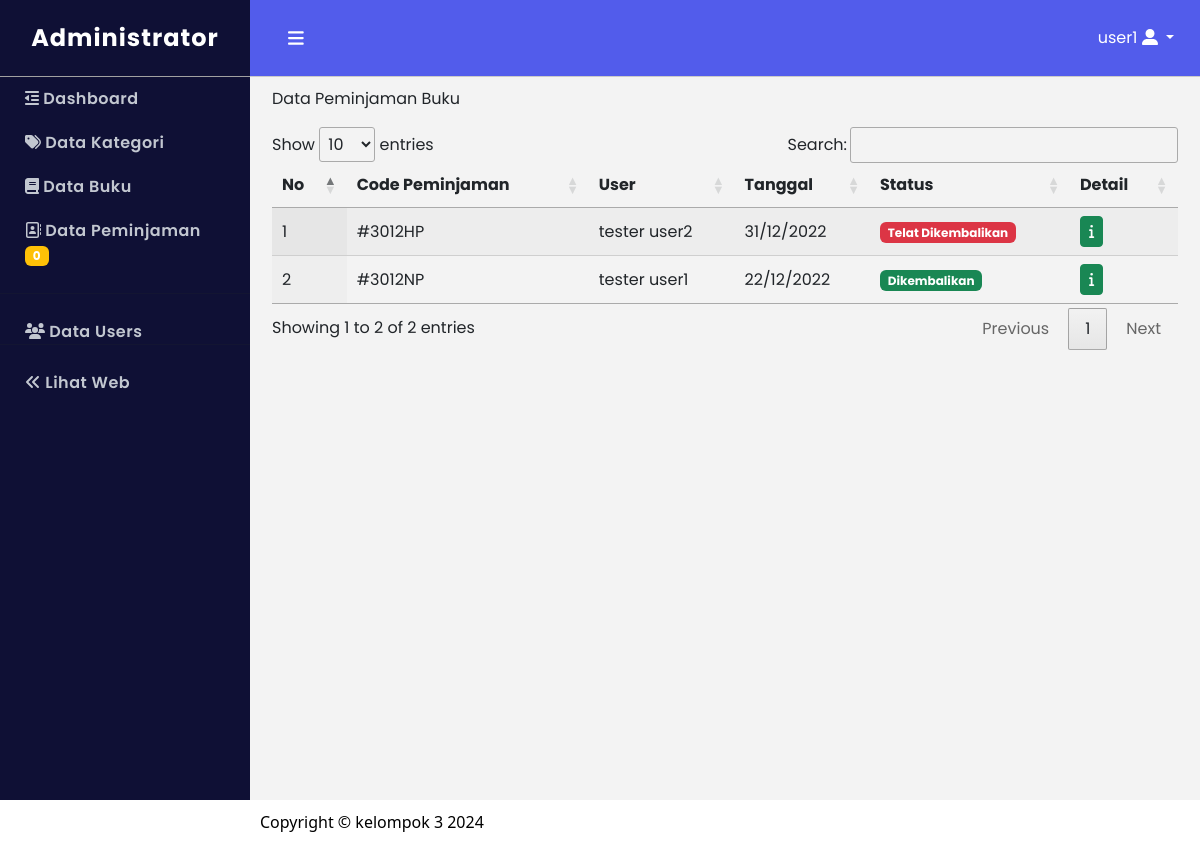
The page /admin/index.php?page=buku-dipinjam (signed in) on the database its author committed.
### tables this page shows
CREATE TABLE `tb_peminjaman` (
  `id_peminjaman` int(11) NOT NULL,
  `code_peminjaman` varchar(255) DEFAULT NULL,
  `user_id` int(11) DEFAULT NULL,
  `tgl_peminjaman` date DEFAULT NULL,
  `tgl_sampai` date DEFAULT NULL,
  `tgl_kembali` date DEFAULT NULL,
  `telat` int(11) DEFAULT NULL,
  `denda` varchar(255) DEFAULT NULL,
  `status_id` int(11) DEFAULT NULL,
  `created_at` datetime DEFAULT NULL,
  `update_at` datetime DEFAULT NULL,
  `is_deleted` int(11) DEFAULT 0
);

CREATE TABLE `tb_users` (
  `id_user` int(11) NOT NULL,
  `name` varchar(255) DEFAULT NULL,
  `username` varchar(255) DEFAULT NULL,
  `nis` varchar(255) DEFAULT NULL,
  `jk` varchar(100) DEFAULT NULL,
  `tgl_lahir` date DEFAULT NULL,
  `no_hp` varchar(255) DEFAULT NULL,
  `alamat` text DEFAULT NULL,
  `password` varchar(255) DEFAULT NULL,
  `level` varchar(100) DEFAULT NULL,
  `created_at` datetime DEFAULT NULL,
  `update_at` datetime DEFAULT NULL
);

CREATE TABLE `tb_status` (
  `id_status` int(11) NOT NULL,
  `status_name` varchar(255) DEFAULT NULL,
  `created_at` datetime DEFAULT NULL,
  `update_at` datetime DEFAULT NULL
);

### config/function.php (called while the page is built, shortened)
<?php
include "koneksi.php";
function telat()
{
    global $koneksi;
    $sql_pengembalian = $koneksi->query("SELECT * FROM tb_peminjaman WHERE CURDATE() > tgl_sampai AND status_id!=4");
    while ($res_pengembalian = $sql_pengembalian->fetch_assoc()) {
        $tgl_kem = $res_pengembalian['tgl_sampai'];
        $tgl_now = date('Y-m-d');
        $cari_hari = abs(strtotime($tgl_kem) - strtotime($tgl_now));
        $hari = floor($cari_hari / (60 * 60 * 24));
        $denda =  $hari * 1000;
        $res = $koneksi->query("UPDATE tb_peminjaman SET status_id=3, telat=$hari, denda=$denda WHERE CURDATE() > tgl_sampai AND status_id!=4");
        return $res;
    }
}
telat();

### admin/pages/buku-dipinjam.php (the view, shortened to what this page needs)
<div class="table-responsive">
    <table id="example" class="display" style="width:100%">
        <thead>
            <tr>
                <th>No</th>
                <th>Code Peminjaman</th>
                <th>User</th>
                <th>Tanggal</th>
                <th>Status</th>
                <th>Detail</th>
            </tr>
        </thead>
        <tbody>
            <?php
            $no = 1;
            $qry_pinjam = $koneksi->query("SELECT * FROM tb_peminjaman as p JOIN tb_users as b ON p.user_id=b.id_user JOIN tb_status as s ON s.id_status=p.status_id WHERE p.is_deleted != 1 ORDER BY id_peminjaman DESC");
            while ($res_pinjam = $qry_pinjam->fetch_assoc()) { ?>
                <tr>
                    <td>
                        <?= $no++; ?>
                    </td>
                    <td>#<?= $res_pinjam['code_peminjaman']; ?>
                    </td>
                    <td>
                        <?= $res_pinjam['name']; ?>
                    </td>
                    <td>
                        <?= date('d/m/Y', strtotime($res_pinjam['tgl_peminjaman'])) ?>
                    </td>
                    <td>
                        <?php
                        if ($res_pinjam['status_id'] == 1) {
                            echo '<span class="badge text-bg-warning">' . $res_pinjam['status_name'] . '</span>';
                        } elseif ($res_pinjam['status_id'] == 2) {
                            echo '<span class="badge text-bg-primary">' . $res_pinjam['status_name'] . '</span>';
                        } elseif ($res_pinjam['status_id'] == in_array($res_pinjam['status_id'], [3, 5])) {
                            echo '<span class="badge text-bg-danger">' . $res_pinjam['status_name'] . '</span>';
                        } else {
                            echo '<span class="badge text-bg-success">' . $res_pinjam['status_name'] . '</span>';
                        }
                        ?>
                    </td>
                    <td>
                        <button class="btn btn-success btn-sm" data-bs-toggle="modal" data-bs-target="#prosesPinjam<?= $res_pinjam['id_peminjaman']; ?>"><i class="fa-solid fa-info"></i></button>
                    </td>
                </tr>
            <?php } ?>
        </tbody>
    </table>
</div>

### template/adminHeader.php (shortened to what this page needs)
<!DOCTYPE html>
<html lang="en">
<head>
    <link href="https://cdn.jsdelivr.net/npm/bootstrap@5.2.0-beta1/dist/css/bootstrap.min.css" rel="stylesheet">
    <link rel="stylesheet" href="../assets/plugins/fontawesome-free-6.1.1/css/fontawesome.min.css">
    <link rel="stylesheet" href="../assets/css/admin.css">
    <link rel="stylesheet" href="https://cdn.datatables.net/1.13.1/css/jquery.dataTables.min.css">
    <link rel="stylesheet" href="../assets/plugins/sweetalert/dist/sweetalert2.min.css">
    <link href="../assets/plugins/summernote-0.8.18-dist/summernote-lite.min.css" rel="stylesheet">
</head>
<body>
    <main>
        <div class="sidebar" id="sidebar">
            <header class="logo">Administrator</header>
            <div class="sidebar-body">
                <ul>
                    <a href="?page=">
                        <li class=""><i class="fa-solid fa-outdent"></i> Dashboard</li>
                    </a>
                    <a href="?page=kategori">
                        <li class=""><i class="fa-solid fa-tags"></i> Data Kategori</li>
                    </a>
                    <a href="?page=data-buku">
                        <li class=""><i class="fa-solid fa-book icon"></i> Data Buku</li>
                    </a>
                    <a href="?page=buku-dipinjam">
                        <li class=""><i class="fa-regular fa-address-book icon"></i> Data Peminjaman
                            <?php
                            $qry_dp = $koneksi->query("SELECT * FROM tb_peminjaman WHERE status_id=1");
                            $res_dp = $qry_dp->num_rows;
                            echo '<span class="badge bg-warning">' . $res_dp . '</span>';
                            ?>
                        </li>
                    </a>
                    <hr>
                    <a href="?page=data-user">
                        <li class=""><i class="fa-solid fa-users icon"></i> Data Users</li>
                    </a>
                    <hr style="margin-top: -10px">
                    <?php if($_SESSION['admin']['level'] == "admin"){
                        echo'
                        <a href="../?p=">
                            <li class=""><i class="fa-solid fa-angles-left"></i> Lihat Web</li>
                        </a>
                        ';
                    }?>
                </ul>
            </div>
        </div>
        <div class="page-content" id="page">
            <nav class="navbar navbar-expand-lg">
                <a href="#" class="navbar-brand" onclick="toggle()"><i class="fa-solid fa-bars" style="color: #ffffff"></i></a>
                <div class="navbar-collapse" id="navbarNavDarkDropdown">
                    <ul class="navbar-nav  ms-auto">
                        <li class="nav-item dropdown">
                            <a class="nav-link dropdown-toggle" href="#" id="navbarDarkDropdownMenuLink" role="button" data-bs-toggle="dropdown" aria-expanded="false" style="color: #ffffff">
                                <?= $_SESSION['admin']['username']; ?> <i class="fa-solid fa-user-large"></i>
                            </a>
                        </li>
                    </ul>
                </div>
            </nav>

### assets/css/admin.css (style rules this page uses)
main { font-family: 'Poppins', sans-serif; display: flex; flex-direction: row; overflow-y: auto; overflow-x: hidden; }
a { text-decoration: none; color: #555555; }
.sidebar { height: 100vh; width: 250px; background-color: #0f1035; position: fixed; left: 0; transition: all 0.3s; }
.sidebar header { padding: 20px; color: white; border-bottom: 1px solid #a1a1a1; font-size: 24px; text-align: center; font-weight: bold; letter-spacing: 1px; }
.sidebar .sidebar-body ul { list-style: none; padding: 0; margin: 0; }
.sidebar .sidebar-body ul li { padding: 10px 25px; cursor: pointer; }
.sidebar .sidebar-body ul a { color: #c2c7d0; text-decoration: none; font-size: 16px; font-weight: 600; white-space: normal; letter-spacing: 0.5px; }
.page-content { width: 100%; min-height: 100vh; margin-left: 250px; background-color: #f3f3f3; transition: all 0.3s; }
.page-content .navbar { background-color: #525ceb; padding: 12px; border-bottom: 1px solid rgb(202, 202, 202); padding: 18px; }
.page-content .navbar .navbar-brand { font-size: 18px; margin-left: 20px; transition: all 0.3s; }

### rows shown on the page
tb_peminjaman: is_deleted "0", code_peminjaman "3012HP", user.name "tester user2", tgl_peminjaman "31/12/2022", status.status_name "Telat Dikembalikan"
tb_peminjaman: code_peminjaman "3012NP", user.name "tester user1", tgl_peminjaman "22/12/2022", status.status_name "Dikembalikan"

### other values the page prints
$_SESSION['admin']['username'] "user1"
